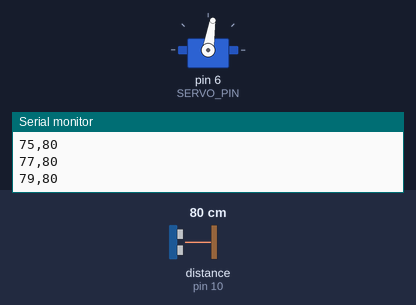
This sketch was run on a simulated Arduino Uno, built with avr-gcc and run on an emulated ATmega328P. Parts: servo, the last lines printed to the serial monitor. Wiring (inferred from the names in the program): ultrasonic range finder: trigger pin 9; echo pin 10. The inputs (shaded band) are chosen by the test bench; at power-on: distance to the obstacle (sensor on pin 10) 80 cm. The echo pulse lasts 58.3 µs per cm.

Above: at 2.2 s.
2.3 s: distance to the obstacle (sensor on pin 10) set to 250 cm
At 4.09 s:
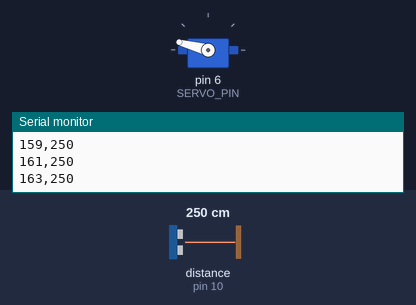
5.3 s: distance to the obstacle (sensor on pin 10) set to 2 cm
At 6.36 s:
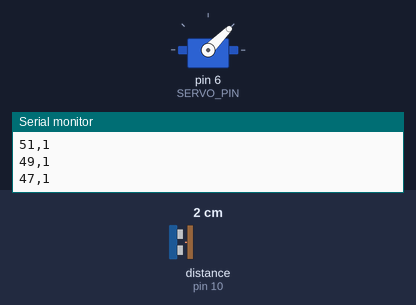
8.3 s: distance to the obstacle (sensor on pin 10) set to 299 cm
11.3 s: distance to the obstacle (sensor on pin 10) set to 4 cm
At 12.75 s:
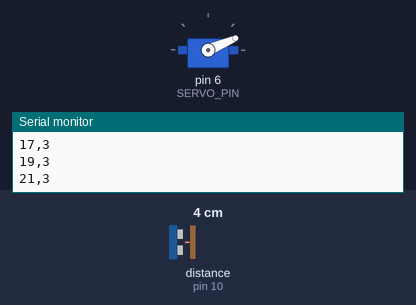
Timing chart, 0 to 15.3 s (numbered marks = the images above; inputs shaded):
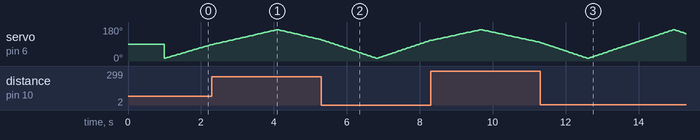

The sketch:

radar.ino
```cpp
// Ultrasonic Radar - HC-SR04 on an SG90 servo with a 3D-printed mount
#include <Servo.h>

const int TRIG_PIN  = 9;
const int ECHO_PIN  = 10;
const int SERVO_PIN = 6;

const int MIN_ANGLE = 15;
const int MAX_ANGLE = 165;
const int STEP      = 2;
const int SETTLE_MS = 30;     // time for the servo to reach each angle

const bool CENTER_MODE = false;   // true = hold at 90 degrees for mounting

Servo radarServo;

long readDistanceCm() {
  digitalWrite(TRIG_PIN, LOW);
  delayMicroseconds(2);
  digitalWrite(TRIG_PIN, HIGH);
  delayMicroseconds(10);
  digitalWrite(TRIG_PIN, LOW);
  unsigned long duration = pulseIn(ECHO_PIN, HIGH, 30000UL);  // ~5 m timeout
  if (duration == 0) return -1;                               // no echo
  return duration / 58;                                       // microseconds -> cm
}

void scanAt(int angle) {
  radarServo.write(angle);
  delay(SETTLE_MS);
  long d = readDistanceCm();
  Serial.print(angle);
  Serial.print(',');
  Serial.println(d);                     // format: angle,distance
}

void setup() {
  pinMode(TRIG_PIN, OUTPUT);
  pinMode(ECHO_PIN, INPUT);
  Serial.begin(9600);
  radarServo.attach(SERVO_PIN);
  radarServo.write(90);
  delay(1000);
}

void loop() {
  if (CENTER_MODE) return;
  for (int a = MIN_ANGLE; a <= MAX_ANGLE; a += STEP) scanAt(a);
  for (int a = MAX_ANGLE; a >= MIN_ANGLE; a -= STEP) scanAt(a);
}
```
